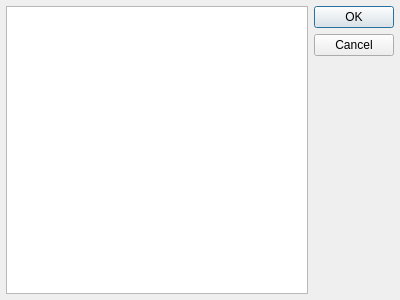
<?xml version="1.0" encoding="UTF-8"?>
<ui version="4.0">
 <class>snowgui::InstrumentSelectionDialog</class>
 <widget class="QDialog" name="InstrumentSelectionDialog">
  <property name="geometry">
   <rect>
    <x>0</x>
    <y>0</y>
    <width>400</width>
    <height>300</height>
   </rect>
  </property>
  <property name="windowTitle">
   <string>Dialog</string>
  </property>
  <layout class="QHBoxLayout" name="horizontalLayout">
   <property name="leftMargin">
    <number>6</number>
   </property>
   <property name="topMargin">
    <number>6</number>
   </property>
   <property name="rightMargin">
    <number>6</number>
   </property>
   <property name="bottomMargin">
    <number>6</number>
   </property>
   <item>
    <widget class="QListWidget" name="instrumentListWidget"/>
   </item>
   <item>
    <widget class="QDialogButtonBox" name="buttonBox">
     <property name="orientation">
      <enum>Qt::Vertical</enum>
     </property>
     <property name="standardButtons">
      <set>QDialogButtonBox::Cancel|QDialogButtonBox::Ok</set>
     </property>
    </widget>
   </item>
  </layout>
 </widget>
 <resources/>
 <connections>
  <connection>
   <sender>buttonBox</sender>
   <signal>accepted()</signal>
   <receiver>InstrumentSelectionDialog</receiver>
   <slot>accept()</slot>
   <hints>
    <hint type="sourcelabel">
     <x>248</x>
     <y>254</y>
    </hint>
    <hint type="destinationlabel">
     <x>157</x>
     <y>274</y>
    </hint>
   </hints>
  </connection>
  <connection>
   <sender>buttonBox</sender>
   <signal>rejected()</signal>
   <receiver>InstrumentSelectionDialog</receiver>
   <slot>reject()</slot>
   <hints>
    <hint type="sourcelabel">
     <x>316</x>
     <y>260</y>
    </hint>
    <hint type="destinationlabel">
     <x>286</x>
     <y>274</y>
    </hint>
   </hints>
  </connection>
 </connections>
</ui>
